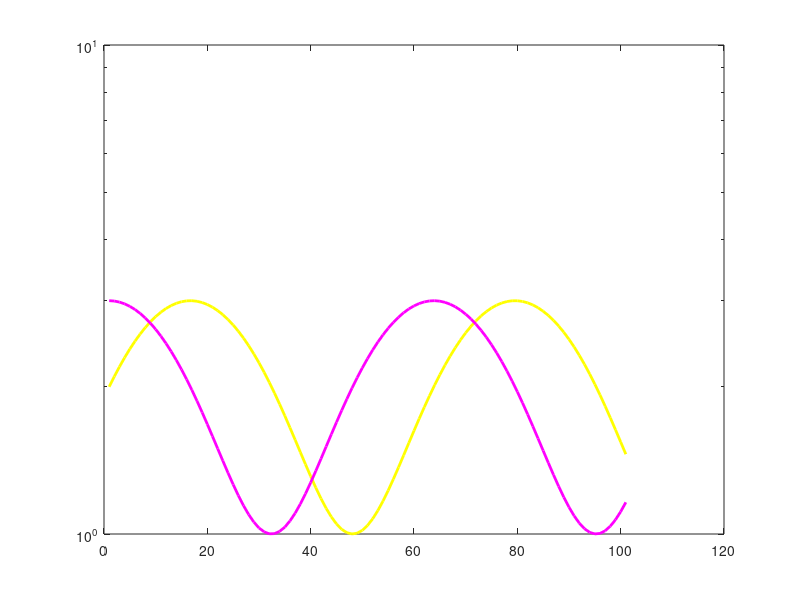

Write the MATLAB code that produced this figure. (Note: this script raises an error after producing the figure.)
b=3;
a=1+2+b...  %tripledot(...) works only after a variable, not number!
    +4

%%
% %% works only for run and advance, not for run

%%
figure(5)
x=0:0.1:10;

y1=sin(x)+2;
y2=cos(x)+2;
y3=x;

%plot(y1,'color','y','LineWidth',2);
semilogy(y1,'color','y','LineWidth',2);
hold on;
%plot(y2,'color','m','LineWidth',2);
semilogy(y2,'color','m','LineWidth',2);
yyaxis right;
%plot(y3,'color','b','LineWidth',2);
semilogy(y3,'color','b','LineWidth',2);
legend('y1','y2','y3');
hold off;

%%
for iter=1:3
    for j=1:3
        for k=1:3
            iter*j*k;  %test
        end
        iter*j;%test
    end
    disp(iter)
end

%%
a='Velooooooooooooooocity'
switch a
    case 'Pressure'
        disp('This is case Pressure');
    case 'Velocity'
        disp('This is case Velocity');
    case 3
        disp('This is case 3');
end
%When no case matches the imput, nothing happens, no error.


%%
%test double while loop
timestep=0;
while(1)
    timestep=timestep+1;
    disp(['timestep = ' num2str(timestep)]);
%     iter=0; %found to be necessary through this test :)
    while(1)
        iter=iter+1;
        disp(['iter = ' num2str(iter)]);
        if mod(iter,5)==0
            break
        end
    end
    if timestep>=6
        break
    end
end

%%
if Domain.Solutionsystem.transient=='on'
    disp('yes')
end

